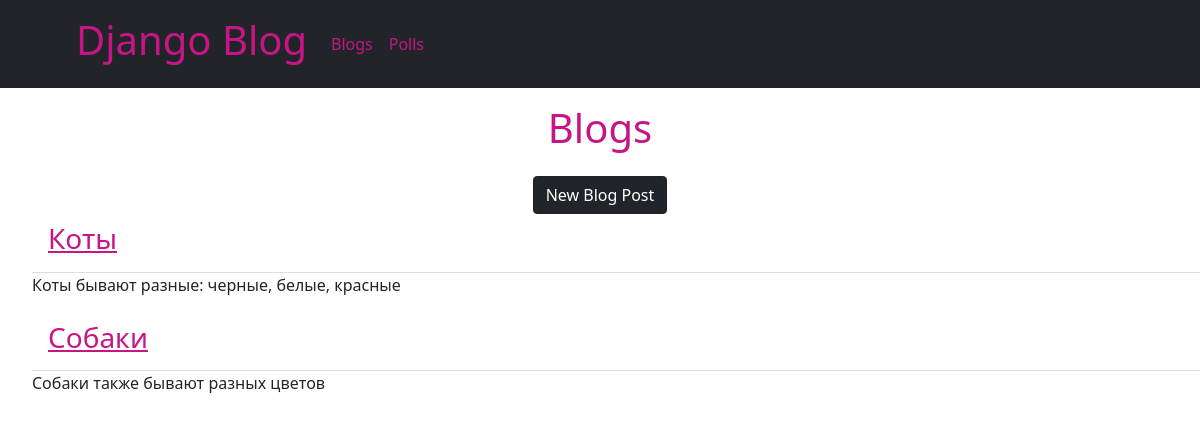
The page /blog/ on the database as committed earlier.
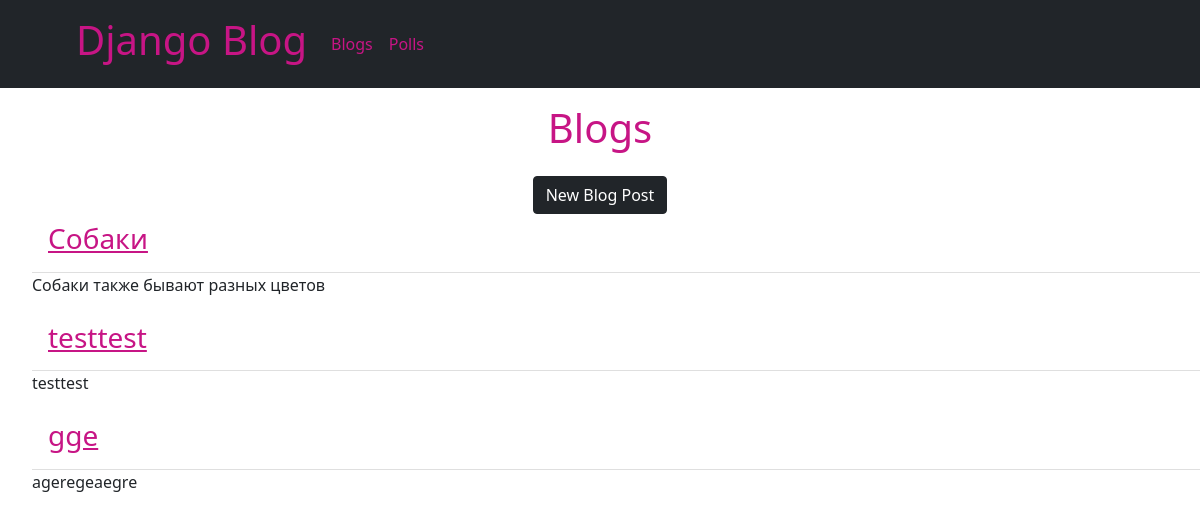
The same page on the database as committed later.
### blog/models.py (models this page shows, shortened)
class Post(models.Model):
    title = models.CharField(max_length=200)
    body = models.TextField()
    image = models.ImageField(upload_to='images/')

### blog/views.py (the view)
# urls.py: path('', BlogListView.as_view(), name='home'),
class BlogListView(ListView):
    model = Post
    template_name = 'home.html'

### blog/templates/home.html
{% extends 'polls/base_template.html' %}
{% block content %}
<h1 align="center" style="color:#C71585" class="p-3">Blogs</h1>
<div align="center">
    <a class="btn btn-primary btn-dark" href="{% url 'post_new' %}">New Blog Post</a>
</div>
<ul class="list-group-flush">
    {% for post in object_list %}
    <li class="list-group-item"><h3><a style="color:#C71585" href="{% url 'post_detail' post.pk %}">{{ post.title }}</a>
    </h3></li>
    <p>{{ post.body }}</p>
    {% endfor %}
</ul>
{% endblock content %}

### polls/templates/polls/base_template.html (shortened to what this page needs)
<html>
<head>
    <link href="https://cdn.jsdelivr.net/npm/bootstrap@5.0.0/dist/css/bootstrap.min.css" rel="stylesheet"
>
</head>
<nav class="navbar navbar-expand-lg navbar-light bg-dark px-5">
    <div class="container-fluid">
        <h1><a style="color:#C71585" class="nav-link active" aria-current="page" href="/ " ">Django Blog</a></h1>
        <div class="collapse navbar-collapse" id="navbarSupportedContent">
            <ul class="navbar-nav me-auto mb-2 mb-lg-0">
                <li class="nav-item">
                    <a style="color:#C71585" class="nav-link active" aria-current="page" href="/blog">Blogs</a>
                </li>
                <li class="nav-item">
                    <a style="color:#C71585" class="nav-link active" href="/polls">Polls</a>
                </li>
        </div>
    </div>
</nav>
<body>
{% block content %}
{% endblock content %}
</body>
</html>

Rows that differ between the two databases and show on the page:
removed Post: title "Коты", body "Коты бывают разные: черные, белые, красные"
added Post: title "testtest", body "testtest"
added Post: title "gge", body "ageregeaegre"
